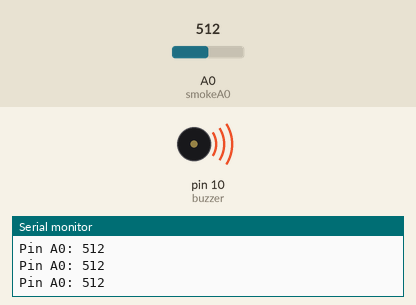
Simulated run of this sketch. Board: Arduino Uno, built with avr-gcc and run on an emulated ATmega328P. Shown: buzzer (waves = sounding, pin HIGH), the last lines printed to the serial monitor. Inputs (shaded band) come from the test bench; at power-on: A0 (smokeA0) = 512.

Above: at 1.2 s.
1.3 s: A0 (smokeA0) set to 12
2.8 s: A0 (smokeA0) set to 9
At 3.9 s:
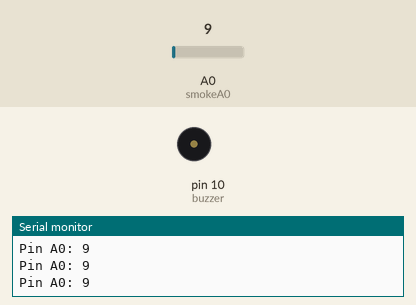
4.3 s: A0 (smokeA0) set to 122
At 5.2 s:
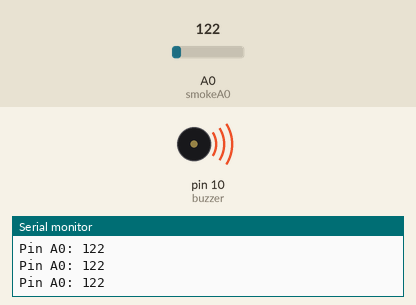
5.8 s: A0 (smokeA0) set to 0
At 6.6 s:
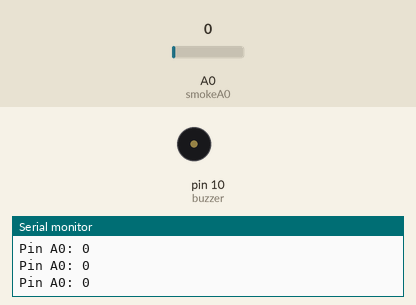
Timing chart, 0 to 8.3 s (numbered marks = the images above; inputs shaded):
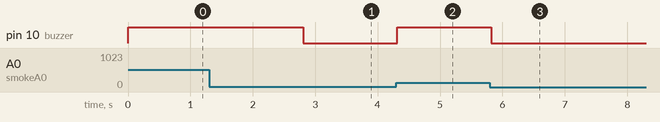

Measured:
- the behaviour switches between 11 and 10 on A0 (smokeA0) (found by bisection; images 0 and 1)
- after the input at 2.8 s, pin 10 (buzzer): HIGH → LOW at once
- after the input at 4.3 s, pin 10 (buzzer): LOW → HIGH at once
- after the input at 5.8 s, pin 10 (buzzer): HIGH → LOW at once

The sketch:

detect_gas.ino
```cpp
int buzzer = 10;
int smokeA0 = A0;
// Your threshold value
int sensorThres = 10;

void setup() {

  pinMode(buzzer, OUTPUT);
  pinMode(smokeA0, INPUT);
  Serial.begin(9600);
}

void loop() {
  int analogSensor = analogRead(smokeA0);

  Serial.print("Pin A0: ");
  Serial.println(analogSensor);
  // Checks if it has reached the threshold value
  if (analogSensor > sensorThres)
  {

    digitalWrite(buzzer, HIGH);
  }
  else
  {

    digitalWrite(buzzer, LOW);
  }
  delay(100);
}
```
